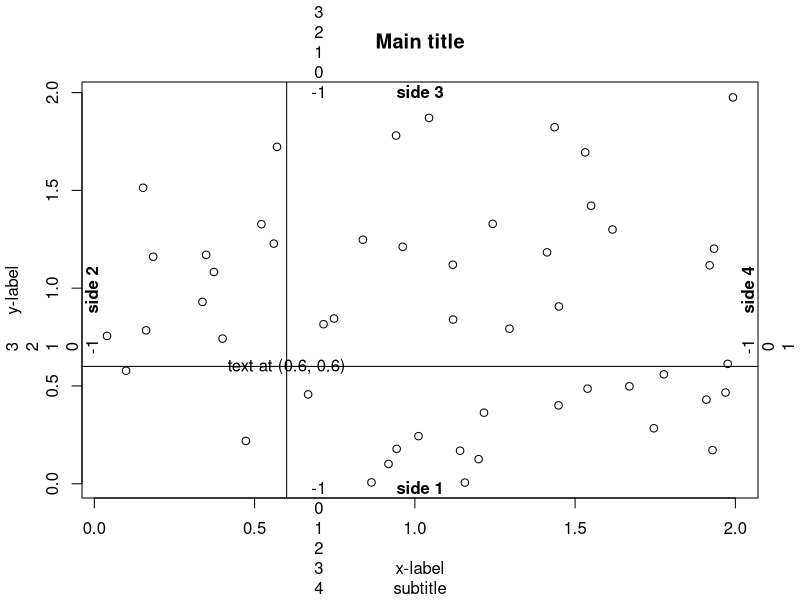

Source code (R):
x <- runif(50, 0, 2)
y <- runif(50, 0, 2)
plot(x, y, 
     main="Main title", 
     sub="subtitle", 
     xlab="x-label", 
     ylab="y-label")

text(0.6, 0.6, "text at (0.6, 0.6)")

abline(h=.6, v=.6)

for (side in 1:4) mtext(-1:4, side=side, at=.7, line=-1:4)
mtext(paste("side", 1:4), side=1:4, line=-1, font=2)
